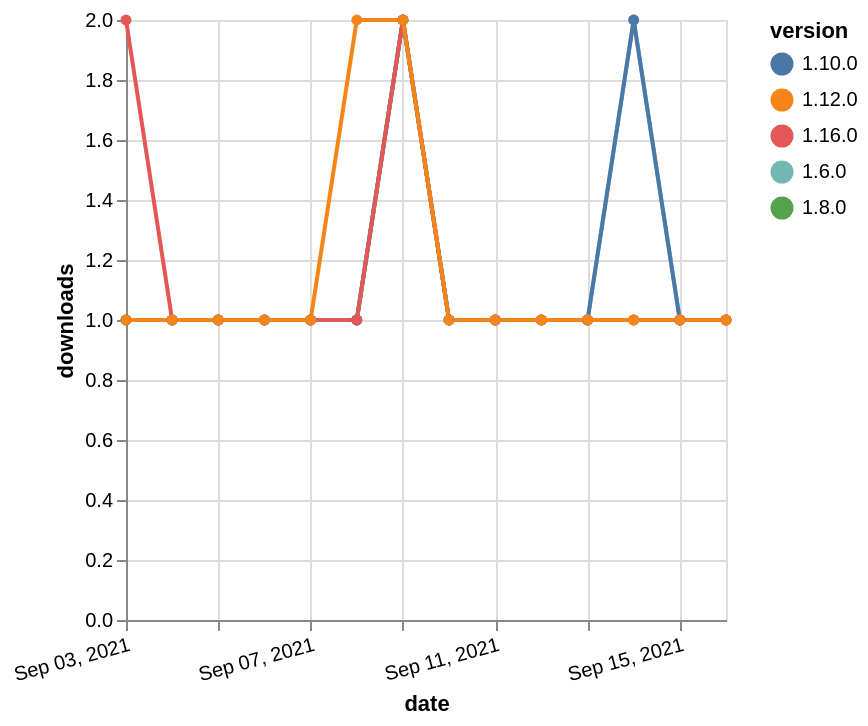

Vega-Lite specification for this chart:
### Vega-Lite specification from a JSON file in a GitHub repository (floating-point values rounded to 4 significant figures)
{"$schema": "https://vega.github.io/schema/vega-lite/v5.json", "description": "A simple bar chart with embedded data.", "data": {"values": [{"date": "2021-09-03", "total": 254, "delta": 1, "version": "1.6.0"}, {"date": "2021-09-04", "total": 255, "delta": 1, "version": "1.6.0"}, {"date": "2021-09-05", "total": 256, "delta": 1, "version": "1.6.0"}, {"date": "2021-09-06", "total": 257, "delta": 1, "version": "1.6.0"}, {"date": "2021-09-07", "total": 258, "delta": 1, "version": "1.6.0"}, {"date": "2021-09-08", "total": 259, "delta": 1, "version": "1.6.0"}, {"date": "2021-09-09", "total": 261, "delta": 2, "version": "1.6.0"}, {"date": "2021-09-10", "total": 262, "delta": 1, "version": "1.6.0"}, {"date": "2021-09-11", "total": 263, "delta": 1, "version": "1.6.0"}, {"date": "2021-09-12", "total": 264, "delta": 1, "version": "1.6.0"}, {"date": "2021-09-13", "total": 265, "delta": 1, "version": "1.6.0"}, {"date": "2021-09-14", "total": 267, "delta": 2, "version": "1.6.0"}, {"date": "2021-09-15", "total": 268, "delta": 1, "version": "1.6.0"}, {"date": "2021-09-16", "total": 269, "delta": 1, "version": "1.6.0"}, {"date": "2021-09-03", "total": 199, "delta": 1, "version": "1.8.0"}, {"date": "2021-09-04", "total": 200, "delta": 1, "version": "1.8.0"}, {"date": "2021-09-05", "total": 201, "delta": 1, "version": "1.8.0"}, {"date": "2021-09-06", "total": 202, "delta": 1, "version": "1.8.0"}, {"date": "2021-09-07", "total": 203, "delta": 1, "version": "1.8.0"}, {"date": "2021-09-08", "total": 204, "delta": 1, "version": "1.8.0"}, {"date": "2021-09-09", "total": 206, "delta": 2, "version": "1.8.0"}, {"date": "2021-09-10", "total": 207, "delta": 1, "version": "1.8.0"}, {"date": "2021-09-11", "total": 208, "delta": 1, "version": "1.8.0"}, {"date": "2021-09-12", "total": 209, "delta": 1, "version": "1.8.0"}, {"date": "2021-09-13", "total": 210, "delta": 1, "version": "1.8.0"}, {"date": "2021-09-14", "total": 211, "delta": 1, "version": "1.8.0"}, {"date": "2021-09-15", "total": 212, "delta": 1, "version": "1.8.0"}, {"date": "2021-09-16", "total": 213, "delta": 1, "version": "1.8.0"}, {"date": "2021-09-03", "total": 202, "delta": 1, "version": "1.10.0"}, {"date": "2021-09-04", "total": 203, "delta": 1, "version": "1.10.0"}, {"date": "2021-09-05", "total": 204, "delta": 1, "version": "1.10.0"}, {"date": "2021-09-06", "total": 205, "delta": 1, "version": "1.10.0"}, {"date": "2021-09-07", "total": 206, "delta": 1, "version": "1.10.0"}, {"date": "2021-09-08", "total": 207, "delta": 1, "version": "1.10.0"}, {"date": "2021-09-09", "total": 209, "delta": 2, "version": "1.10.0"}, {"date": "2021-09-10", "total": 210, "delta": 1, "version": "1.10.0"}, {"date": "2021-09-11", "total": 211, "delta": 1, "version": "1.10.0"}, {"date": "2021-09-12", "total": 212, "delta": 1, "version": "1.10.0"}, {"date": "2021-09-13", "total": 213, "delta": 1, "version": "1.10.0"}, {"date": "2021-09-14", "total": 215, "delta": 2, "version": "1.10.0"}, {"date": "2021-09-15", "total": 216, "delta": 1, "version": "1.10.0"}, {"date": "2021-09-16", "total": 217, "delta": 1, "version": "1.10.0"}, {"date": "2021-09-03", "total": 120, "delta": 2, "version": "1.16.0"}, {"date": "2021-09-04", "total": 121, "delta": 1, "version": "1.16.0"}, {"date": "2021-09-05", "total": 122, "delta": 1, "version": "1.16.0"}, {"date": "2021-09-06", "total": 123, "delta": 1, "version": "1.16.0"}, {"date": "2021-09-07", "total": 124, "delta": 1, "version": "1.16.0"}, {"date": "2021-09-08", "total": 125, "delta": 1, "version": "1.16.0"}, {"date": "2021-09-09", "total": 127, "delta": 2, "version": "1.16.0"}, {"date": "2021-09-10", "total": 128, "delta": 1, "version": "1.16.0"}, {"date": "2021-09-11", "total": 129, "delta": 1, "version": "1.16.0"}, {"date": "2021-09-12", "total": 130, "delta": 1, "version": "1.16.0"}, {"date": "2021-09-13", "total": 131, "delta": 1, "version": "1.16.0"}, {"date": "2021-09-14", "total": 132, "delta": 1, "version": "1.16.0"}, {"date": "2021-09-15", "total": 133, "delta": 1, "version": "1.16.0"}, {"date": "2021-09-16", "total": 134, "delta": 1, "version": "1.16.0"}, {"date": "2021-09-03", "total": 174, "delta": 1, "version": "1.12.0"}, {"date": "2021-09-04", "total": 175, "delta": 1, "version": "1.12.0"}, {"date": "2021-09-05", "total": 176, "delta": 1, "version": "1.12.0"}, {"date": "2021-09-06", "total": 177, "delta": 1, "version": "1.12.0"}, {"date": "2021-09-07", "total": 178, "delta": 1, "version": "1.12.0"}, {"date": "2021-09-08", "total": 180, "delta": 2, "version": "1.12.0"}, {"date": "2021-09-09", "total": 182, "delta": 2, "version": "1.12.0"}, {"date": "2021-09-10", "total": 183, "delta": 1, "version": "1.12.0"}, {"date": "2021-09-11", "total": 184, "delta": 1, "version": "1.12.0"}, {"date": "2021-09-12", "total": 185, "delta": 1, "version": "1.12.0"}, {"date": "2021-09-13", "total": 186, "delta": 1, "version": "1.12.0"}, {"date": "2021-09-14", "total": 187, "delta": 1, "version": "1.12.0"}, {"date": "2021-09-15", "total": 188, "delta": 1, "version": "1.12.0"}, {"date": "2021-09-16", "total": 189, "delta": 1, "version": "1.12.0"}]}, "width": "container", "mark": {"type": "line", "point": {"filled": true}}, "encoding": {"x": {"field": "date", "type": "temporal", "timeUnit": "yearmonthdate", "title": "date", "axis": {"labelAngle": -15}}, "y": {"field": "delta", "type": "quantitative", "title": "downloads"}, "color": {"field": "version", "type": "nominal"}, "tooltip": {"field": "delta"}}}
